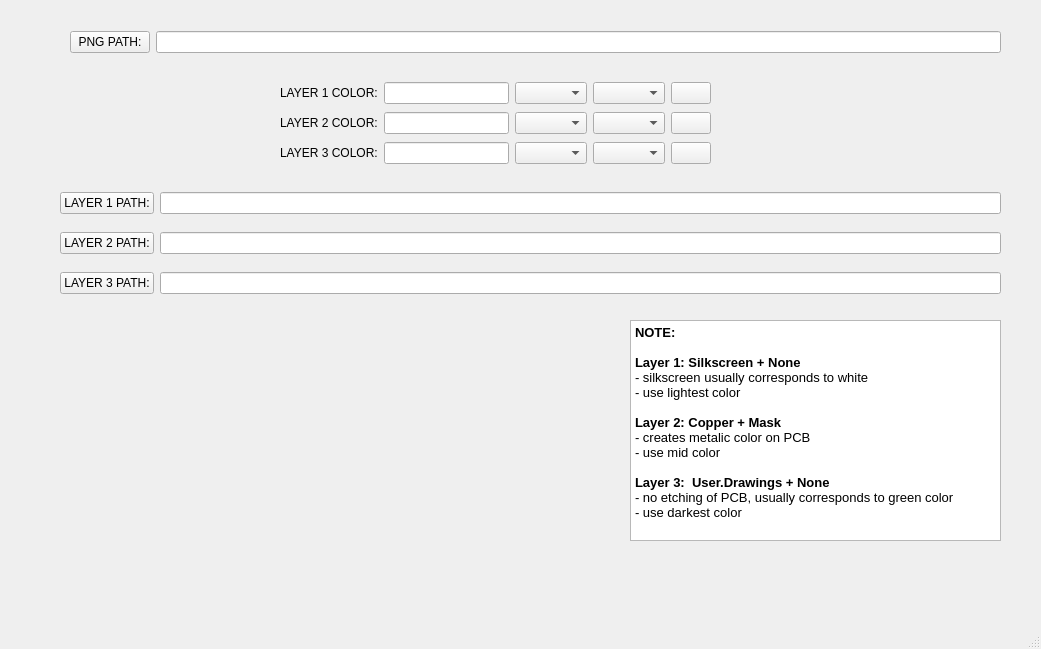
<?xml version="1.0" encoding="UTF-8"?>
<ui version="4.0">
 <class>MainWindow</class>
 <widget class="QMainWindow" name="MainWindow">
  <property name="geometry">
   <rect>
    <x>0</x>
    <y>0</y>
    <width>1041</width>
    <height>649</height>
   </rect>
  </property>
  <property name="windowTitle">
   <string>MainWindow</string>
  </property>
  <widget class="QWidget" name="centralwidget">
   <widget class="QWidget" name="layoutWidget">
    <property name="geometry">
     <rect>
      <x>60</x>
      <y>190</y>
      <width>941</width>
      <height>26</height>
     </rect>
    </property>
    <layout class="QHBoxLayout" name="horizontalLayout">
     <item>
      <widget class="QPushButton" name="PB_Layer1_Path">
       <property name="text">
        <string>LAYER 1 PATH:</string>
       </property>
      </widget>
     </item>
     <item>
      <widget class="QLineEdit" name="LE_Layer1_Path"/>
     </item>
    </layout>
   </widget>
   <widget class="QWidget" name="layoutWidget">
    <property name="geometry">
     <rect>
      <x>60</x>
      <y>230</y>
      <width>941</width>
      <height>26</height>
     </rect>
    </property>
    <layout class="QHBoxLayout" name="horizontalLayout_2">
     <item>
      <widget class="QPushButton" name="PB_Layer2_Path">
       <property name="text">
        <string>LAYER 2 PATH:</string>
       </property>
      </widget>
     </item>
     <item>
      <widget class="QLineEdit" name="LE_Layer2_Path"/>
     </item>
    </layout>
   </widget>
   <widget class="QWidget" name="layoutWidget">
    <property name="geometry">
     <rect>
      <x>60</x>
      <y>270</y>
      <width>941</width>
      <height>26</height>
     </rect>
    </property>
    <layout class="QHBoxLayout" name="horizontalLayout_3">
     <item>
      <widget class="QPushButton" name="PB_Layer3_Path">
       <property name="text">
        <string>LAYER 3 PATH:</string>
       </property>
      </widget>
     </item>
     <item>
      <widget class="QLineEdit" name="LE_Layer3_Path"/>
     </item>
    </layout>
   </widget>
   <widget class="QWidget" name="layoutWidget_2">
    <property name="geometry">
     <rect>
      <x>280</x>
      <y>140</y>
      <width>431</width>
      <height>26</height>
     </rect>
    </property>
    <layout class="QHBoxLayout" name="horizontalLayout_6">
     <item>
      <widget class="QLabel" name="LB_Layer3_Color">
       <property name="text">
        <string>LAYER 3 COLOR:</string>
       </property>
      </widget>
     </item>
     <item>
      <widget class="QLineEdit" name="LE_Layer3_Color"/>
     </item>
     <item>
      <widget class="QComboBox" name="CB_Layer3_Color_1"/>
     </item>
     <item>
      <widget class="QComboBox" name="CB_Layer3_Color_2"/>
     </item>
     <item>
      <widget class="QPushButton" name="PB_Layer3_Color">
       <property name="text">
        <string/>
       </property>
       <property name="icon">
        <iconset>
         <normaloff>../98191da8/color-picker.png</normaloff>../98191da8/color-picker.png</iconset>
       </property>
      </widget>
     </item>
    </layout>
   </widget>
   <widget class="QWidget" name="layoutWidget">
    <property name="geometry">
     <rect>
      <x>280</x>
      <y>80</y>
      <width>431</width>
      <height>26</height>
     </rect>
    </property>
    <layout class="QHBoxLayout" name="horizontalLayout_4">
     <item>
      <widget class="QLabel" name="LB_Layer1_Color">
       <property name="text">
        <string>LAYER 1 COLOR:</string>
       </property>
      </widget>
     </item>
     <item>
      <widget class="QLineEdit" name="LE_Layer1_Color"/>
     </item>
     <item>
      <widget class="QComboBox" name="CB_Layer1_Color_1"/>
     </item>
     <item>
      <widget class="QComboBox" name="CB_Layer1_Color_2"/>
     </item>
     <item>
      <widget class="QPushButton" name="PB_Layer1_Color">
       <property name="text">
        <string/>
       </property>
       <property name="icon">
        <iconset>
         <normaloff>../98191da8/color-picker.png</normaloff>../98191da8/color-picker.png</iconset>
       </property>
      </widget>
     </item>
    </layout>
   </widget>
   <widget class="QWidget" name="layoutWidget">
    <property name="geometry">
     <rect>
      <x>280</x>
      <y>110</y>
      <width>431</width>
      <height>26</height>
     </rect>
    </property>
    <layout class="QHBoxLayout" name="horizontalLayout_5">
     <item>
      <widget class="QLabel" name="LB_Layer2_Color">
       <property name="text">
        <string>LAYER 2 COLOR:</string>
       </property>
      </widget>
     </item>
     <item>
      <widget class="QLineEdit" name="LE_Layer2_Color"/>
     </item>
     <item>
      <widget class="QComboBox" name="CB_Layer2_Color_1"/>
     </item>
     <item>
      <widget class="QComboBox" name="CB_Layer2_Color_2"/>
     </item>
     <item>
      <widget class="QPushButton" name="PB_Layer2_Color">
       <property name="text">
        <string/>
       </property>
       <property name="icon">
        <iconset>
         <normaloff>../98191da8/color-picker.png</normaloff>../98191da8/color-picker.png</iconset>
       </property>
      </widget>
     </item>
    </layout>
   </widget>
   <widget class="QWidget" name="layoutWidget">
    <property name="geometry">
     <rect>
      <x>70</x>
      <y>30</y>
      <width>931</width>
      <height>25</height>
     </rect>
    </property>
    <layout class="QHBoxLayout" name="horizontalLayout_7">
     <item>
      <widget class="QPushButton" name="PB_PNG_Path">
       <property name="text">
        <string>PNG PATH:</string>
       </property>
      </widget>
     </item>
     <item>
      <widget class="QLineEdit" name="LE_PNG_Path"/>
     </item>
    </layout>
   </widget>
   <widget class="QTextEdit" name="TE_Notes">
    <property name="geometry">
     <rect>
      <x>630</x>
      <y>320</y>
      <width>371</width>
      <height>221</height>
     </rect>
    </property>
    <property name="html">
     <string>&lt;!DOCTYPE HTML PUBLIC &quot;-//W3C//DTD HTML 4.0//EN&quot; &quot;http://www.w3.org/TR/REC-html40/strict.dtd&quot;&gt;
&lt;html&gt;&lt;head&gt;&lt;meta name=&quot;qrichtext&quot; content=&quot;1&quot; /&gt;&lt;meta charset=&quot;utf-8&quot; /&gt;&lt;style type=&quot;text/css&quot;&gt;
p, li { white-space: pre-wrap; }
hr { height: 1px; border-width: 0; }
li.unchecked::marker { content: &quot;\2610&quot;; }
li.checked::marker { content: &quot;\2612&quot;; }
&lt;/style&gt;&lt;/head&gt;&lt;body style=&quot; font-family:'Ubuntu'; font-size:10pt; font-weight:400; font-style:normal;&quot;&gt;
&lt;p style=&quot; margin-top:0px; margin-bottom:0px; margin-left:0px; margin-right:0px; -qt-block-indent:0; text-indent:0px;&quot;&gt;&lt;span style=&quot; font-weight:700;&quot;&gt;NOTE:&lt;/span&gt;&lt;/p&gt;
&lt;p style=&quot;-qt-paragraph-type:empty; margin-top:0px; margin-bottom:0px; margin-left:0px; margin-right:0px; -qt-block-indent:0; text-indent:0px;&quot;&gt;&lt;br /&gt;&lt;/p&gt;
&lt;p style=&quot; margin-top:0px; margin-bottom:0px; margin-left:0px; margin-right:0px; -qt-block-indent:0; text-indent:0px;&quot;&gt;&lt;span style=&quot; font-weight:700;&quot;&gt;Layer 1: Silkscreen + None&lt;/span&gt;&lt;/p&gt;
&lt;p style=&quot; margin-top:0px; margin-bottom:0px; margin-left:0px; margin-right:0px; -qt-block-indent:0; text-indent:0px;&quot;&gt;- silkscreen usually corresponds to white &lt;/p&gt;
&lt;p style=&quot; margin-top:0px; margin-bottom:0px; margin-left:0px; margin-right:0px; -qt-block-indent:0; text-indent:0px;&quot;&gt;- use lightest color&lt;/p&gt;
&lt;p style=&quot;-qt-paragraph-type:empty; margin-top:0px; margin-bottom:0px; margin-left:0px; margin-right:0px; -qt-block-indent:0; text-indent:0px;&quot;&gt;&lt;br /&gt;&lt;/p&gt;
&lt;p style=&quot; margin-top:0px; margin-bottom:0px; margin-left:0px; margin-right:0px; -qt-block-indent:0; text-indent:0px;&quot;&gt;&lt;span style=&quot; font-weight:700;&quot;&gt;Layer 2: Copper + Mask&lt;/span&gt; &lt;/p&gt;
&lt;p style=&quot; margin-top:0px; margin-bottom:0px; margin-left:0px; margin-right:0px; -qt-block-indent:0; text-indent:0px;&quot;&gt;- creates metalic color on PCB&lt;/p&gt;
&lt;p style=&quot; margin-top:0px; margin-bottom:0px; margin-left:0px; margin-right:0px; -qt-block-indent:0; text-indent:0px;&quot;&gt;- use mid color&lt;/p&gt;
&lt;p style=&quot;-qt-paragraph-type:empty; margin-top:0px; margin-bottom:0px; margin-left:0px; margin-right:0px; -qt-block-indent:0; text-indent:0px;&quot;&gt;&lt;br /&gt;&lt;/p&gt;
&lt;p style=&quot; margin-top:0px; margin-bottom:0px; margin-left:0px; margin-right:0px; -qt-block-indent:0; text-indent:0px;&quot;&gt;&lt;span style=&quot; font-weight:700;&quot;&gt;Layer 3:  User.Drawings + None&lt;/span&gt;&lt;/p&gt;
&lt;p style=&quot; margin-top:0px; margin-bottom:0px; margin-left:0px; margin-right:0px; -qt-block-indent:0; text-indent:0px;&quot;&gt;- no etching of PCB, usually corresponds to green color&lt;/p&gt;
&lt;p style=&quot; margin-top:0px; margin-bottom:0px; margin-left:0px; margin-right:0px; -qt-block-indent:0; text-indent:0px;&quot;&gt;- use darkest color&lt;/p&gt;&lt;/body&gt;&lt;/html&gt;</string>
    </property>
   </widget>
  </widget>
  <widget class="QMenuBar" name="menubar">
   <property name="geometry">
    <rect>
     <x>0</x>
     <y>0</y>
     <width>1041</width>
     <height>20</height>
    </rect>
   </property>
  </widget>
  <widget class="QStatusBar" name="statusbar"/>
 </widget>
 <resources/>
 <connections/>
</ui>
